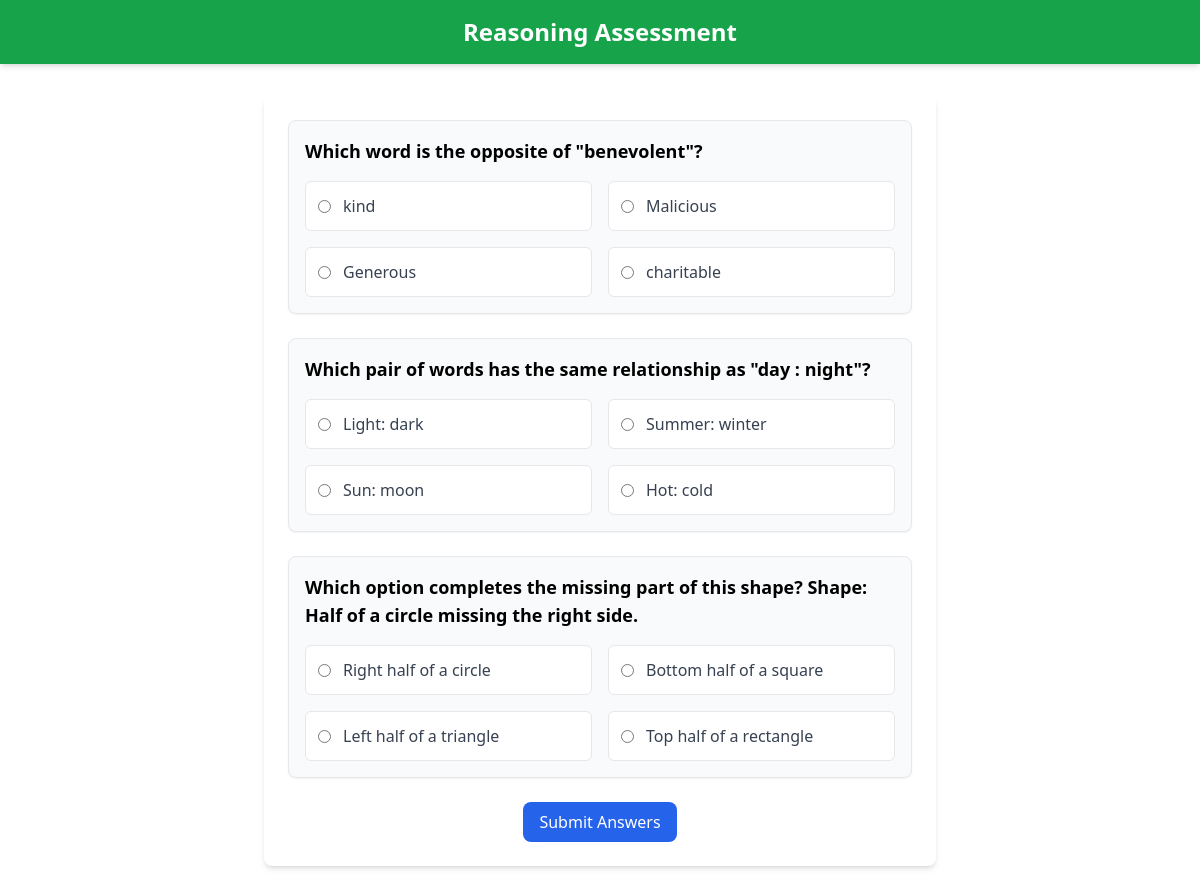
Screenshot of /Assessment/reasoning/ (signed in) with the database file from the repository.
### Assessment/models.py (models this page shows, shortened)
class Question(models.Model):
    CATEGORY_CHOICES = [
        ('psychometric', 'Psychometric'),
        ('aptitude', 'Aptitude'),
        ('reasoning', 'Reasoning'),
    ]
    SUBCATEGORY_CHOICES = [
        ('o_score', 'O Score'),
        ('c_score', 'C Score'),
        ('e_score', 'E Score'),
        ('a_score', 'A Score'),
        ('n_score', 'N Score'),
        ('numerical','Numerical'),
        ('verbal', 'Verbal'),
        ('logical', 'Logical'),
    ]
    question_text = models.TextField()
    category = models.CharField(max_length=255, choices=CATEGORY_CHOICES)
    subcategory = models.CharField(max_length=255, choices=SUBCATEGORY_CHOICES)
    option_1 = models.CharField(max_length=255)
    option_2 = models.CharField(max_length=255)
    option_3 = models.CharField(max_length=255)
    option_4 = models.CharField(max_length=255)
    correct_option = models.CharField(max_length=255)
    option_1_score = models.IntegerField(default=0)
    option_2_score = models.IntegerField(default=0)
    option_3_score = models.IntegerField(default=0)
    option_4_score = models.IntegerField(default=0)

### Assessment/views.py (the view)
# urls.py: path('reasoning/', views.reasoning_test, name='reasoning_test'),
@login_required
def reasoning_test(request):
    questions = Question.objects.filter(category='reasoning')
    if request.method == 'POST':
        form = QuestionForm(questions, request.POST)
        if form.is_valid():
            verbal_total = 0
            verbal_count = 0
            logical_total = 0
            logical_count = 0
            for question in questions:
                selected_option = form.cleaned_data[f'question_{question.id}']
                if question.subcategory == 'verbal':
                    verbal_total += int(selected_option)
                    verbal_count += 1
                elif question.subcategory == 'logical':
                    logical_total += int(selected_option)
                    logical_count += 1
            profile = request.user.userprofile
            if verbal_count > 0:
                profile.verbal_reasoning = verbal_total / verbal_count
            if logical_count > 0:
                profile.logical_reasoning = logical_total / logical_count
            profile.save()
            return redirect('assessment_complete')
    else:
        form = QuestionForm(questions)
    return render(request, 'assessment/reasoning_test.html', {'form': form})

### Assessment/forms.py
class QuestionForm(forms.Form):
    def __init__(self, questions, *args, **kwargs):
        super(QuestionForm, self).__init__(*args, **kwargs)
        for question in questions:
            choices = [
                (question.option_1_score, question.option_1),
                (question.option_2_score, question.option_2),
                (question.option_3_score, question.option_3),
                (question.option_4_score, question.option_4),
            ]
            self.fields[f'question_{question.id}'] = forms.ChoiceField(
                choices=choices, widget=forms.RadioSelect, label=question.question_text
            )

### Assessment/templates/Assessment/Reasoning_test.html (shortened to what this page needs)
<!DOCTYPE html>
<html lang="en">
<head>
    <script src="https://cdn.tailwindcss.com"></script>
</head>
<body>
  <header class="bg-green-600 text-white p-4 shadow-md">
    <h1 class="text-2xl font-bold text-center">Reasoning Assessment</h1>
</header>
<main class="flex-grow container mx-auto px-4 py-8 flex flex-col items-center justify-center">
  <div class="bg-white rounded-lg shadow-md p-6 w-full max-w-2xl">
      <form method="post">
          {% for field in form %}
          <div class="mb-6 p-4 border rounded-lg bg-gray-50 shadow-sm">
              <h2 class="text-lg font-semibold mb-4">
                  {{ field.label }}
              </h2>
              <div class="grid grid-cols-1 md:grid-cols-2 gap-4">
                {% for option in field.field.choices %}
                <label class="flex items-center space-x-3 p-3 border rounded-md bg-white hover:bg-blue-50 cursor-pointer">
                    <input type="radio" name="{{ field.name }}" value="{{ option.0 }}" class="form-radio text-blue-600">
                    <span class="text-gray-700">{{ option.1 }}</span>
                </label>
                {% endfor %}
            </div>
          </div>
        {% endfor %}
    <div class="text-center mt-6">
      <button type="submit" class="bg-blue-600 text-white py-2 px-4 rounded-lg hover:bg-blue-700 focus:outline-none focus:ring-2 focus:ring-blue-500 focus:ring-opacity-50 transition duration-200">
          Submit Answers
      </button>
  </div>
  </form>
</main>
</body>
</html>

### rows the page displays
Question: label "Which word is the opposite of \"benevolent\"?", option_1 "kind" "Malicious" "Generous" "charitable"
Question: label "Which pair of words has the same relationship as \"day : night\"?", option_1 "Light: dark" "Summer: winter" "Sun: moon" "Hot: cold"
Question: label "Which option completes the missing part of this shape? Shape: Half of a circle missing the right side.", option_1 "Right half of a circle" "Bottom half of a square" "Left half of a triangle" "Top half of a rectangle"
